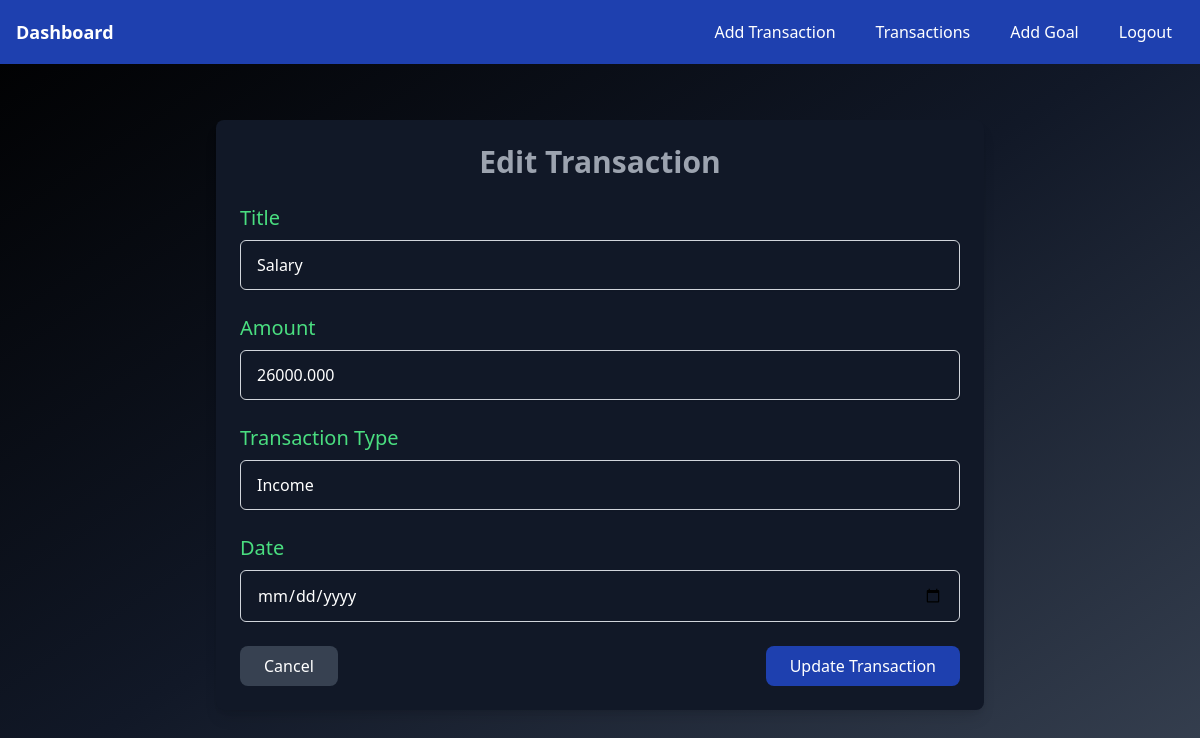
The page /transaction/5/edit/ (signed in) on the database its author committed.
### financetrack/models.py (models this page shows, shortened)
class Transaction(models.Model):
    TRANSACTION_TYPES=[
        ('Income','Income'),
        ('Expense','Expense')
    ]
    user = models.ForeignKey(User,on_delete=models.CASCADE)
    title = models.CharField(max_length=255)
    amount = models.DecimalField( max_digits=10, decimal_places=3)
    transaction_type = models.CharField(max_length=10, choices= TRANSACTION_TYPES)
    date = models.DateTimeField()

### financetrack/views.py (the view)
# urls.py: path('transaction/<int:pk>/edit/', views.TransactionUpdateView, name='transaction_edit'),
@login_required
def TransactionUpdateView(request, pk):
    transaction = get_object_or_404(Transaction, pk=pk, user=request.user)
    if request.method == 'POST':
        form = TransactionForm(request.POST, instance=transaction)
        if form.is_valid():
            form.save()
            messages.success(request, 'Transaction updated successfully!')
            return redirect('dashboard')
    else:
        form = TransactionForm(instance=transaction)
    return render(request, 'financetrack/transaction_edit.html', {'form': form})

### financetrack/forms.py
class TransactionForm(forms.ModelForm):
    class Meta:
        model = Transaction
        fields =['title', 'amount', 'transaction_type', 'date']

### financetrack/templates/financetrack/transaction_edit.html (shortened to what this page needs)
{% extends "layouts/base.html" %}
{% block content %}
<div class="max-w-3xl mx-auto mt-10 p-6 bg-gray-900 text-white rounded-lg shadow-lg text-black">
    <h1 class="text-2xl sm:text-3xl font-semibold text-center text-gray-400 mb-6">
        Edit Transaction
    </h1>
    <form method="POST" class="space-y-6">
        <div>
                    <label for="title" class="block text-sm text-xl text-green-400 mb-2">Title</label>
                    <input type="text" name="title" id="title" maxlength="100" required
                        class="appearance-none w-full px-4 py-3 border border-gray-300 rounded-md shadow-sm
                               focus:outline-none focus:border-indigo-500 focus:ring-2 focus:ring-indigo-200 text-white bg-gray-900"
                        placeholder="Enter transaction title (e.g., Salary, Rent)" value="{{ form.title.value|default:'' }}">
                </div>
                <div>
                    <label for="amount" class="block text-sm text-xl text-green-400 mb-2">Amount</label>
                    <input type="number" name="amount" id="amount" step="0.01" min="0.01" required
                        class="appearance-none w-full px-4 py-3 border border-gray-300 rounded-md shadow-sm
                               focus:outline-none focus:border-indigo-500 focus:ring-2 focus:ring-indigo-200 text-white bg-gray-900"
                        placeholder="Enter Amount (e.g., 100.50)" value="{{ form.amount.value|default:'' }}">
                </div>
                <div>
                    <label for="transaction_type" class="block text-sm text-xl text-green-400 mb-2">Transaction Type</label>
                    <select name="transaction_type" id="transaction_type" required
                        class="appearance-none w-full px-4 py-3 border border-gray-300 rounded-md shadow-sm
                               focus:outline-none focus:border-indigo-500 focus:ring-2 focus:ring-indigo-200 text-white bg-gray-900">
                        <option value="Income" {% if form.transaction_type.value == "Income" %}selected{% endif %}>Income</option>
                    </select>
                </div>
                <div>
                    <label for="date" class="block text-sm text-xl text-green-400 mb-2">Date</label>
                    <input type="date" name="date" id="date" max="{% now 'Y-m-d' %}" required
                        class="appearance-none w-full px-4 py-3 border border-gray-300 rounded-md shadow-sm
                               focus:outline-none focus:border-indigo-500 focus:ring-2 focus:ring-indigo-200 text-white bg-gray-900"
                        value="{{ form.date.value|default:'' }}">
                </div>
        <div class="flex flex-col sm:flex-row sm:justify-between gap-4">
            <a href="{% url 'show' %}"
               class="w-full sm:w-auto px-6 py-2 bg-gray-700 hover:bg-gray-600 rounded-lg text-white transition">
                Cancel
            </a>
            <a href="{% url 'show' %}" >
            <button type="submit"
                    class="w-full sm:w-auto px-6 py-2 bg-blue-800 hover:bg-blue-900 rounded-lg text-white transition">
                Update Transaction
            </button>
        </a>
        </div>
    </form>
</div>
{% endblock content %}

### rows shown on the page
Transaction: title "Salary", amount "26000.000", transaction_type "Income"
